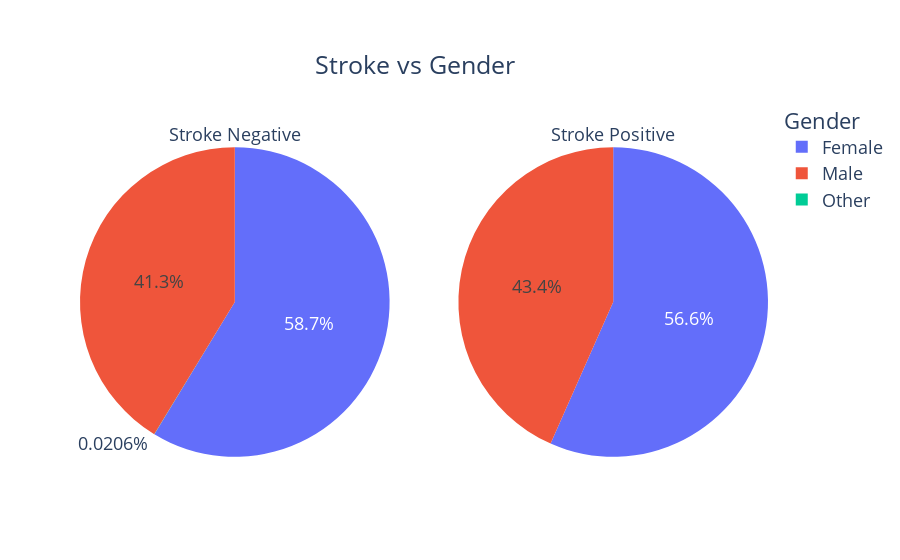

Notebook cell for this chart:
### Code cell
counts0 = Counter(df[df['stroke']==0]['gender'])
counts1 = Counter(df[df['stroke']==1]['gender'])
fig = make_subplots(rows=1, cols=2, specs=[[{"type": "pie"}, {"type": "pie"}]])

fig.add_trace(graph_objects.Pie(
     values=[item[1] for item in sorted(counts0.items())],
     labels=[item[0] for item in sorted(counts0.items())],
     domain=dict(x=[0, 0.5]),
     name="Stroke Negative",title='Stroke Negative'), 
     row=1, col=1)

fig.add_trace(graph_objects.Pie(
     values=[item[1] for item in sorted(counts1.items())],
     labels=[item[0] for item in sorted(counts1.items())],
     domain=dict(x=[0.5, 1.0]),
     name="Stroke Positive",title='Stroke Positive'),
    row=1, col=2)

fig.update_layout(
    title={'text':'Stroke vs Gender','xanchor':'left','yanchor': 'top','y':0.9,'x':0.35},
    xaxis_title="X Axis Title",
    yaxis_title="Y Axis Title",
    legend_title="Gender",
    font=dict(size=18)
)

fig.show()

### Figure 1 — Plotly figure (JSON) as saved in the notebook; plotly's stock layout.template omitted (floating-point values rounded to 4 significant figures)
{"data": [{"domain": {"x": [0, 0.45], "y": [0, 1]}, "labels": ["Female", "Male", "Other"], "name": "Stroke Negative", "title": {"text": "Stroke Negative"}, "type": "pie", "values": [2853, 2007, 1]}, {"domain": {"x": [0.55, 1], "y": [0, 1]}, "labels": ["Female", "Male"], "name": "Stroke Positive", "title": {"text": "Stroke Positive"}, "type": "pie", "values": [141, 108]}], "layout": {"font": {"size": 18}, "legend": {"title": {"text": "Gender"}}, "title": {"text": "Stroke vs Gender", "x": 0.35, "xanchor": "left", "y": 0.9, "yanchor": "top"}, "xaxis": {"title": {"text": "X Axis Title"}}, "yaxis": {"title": {"text": "Y Axis Title"}}}}
